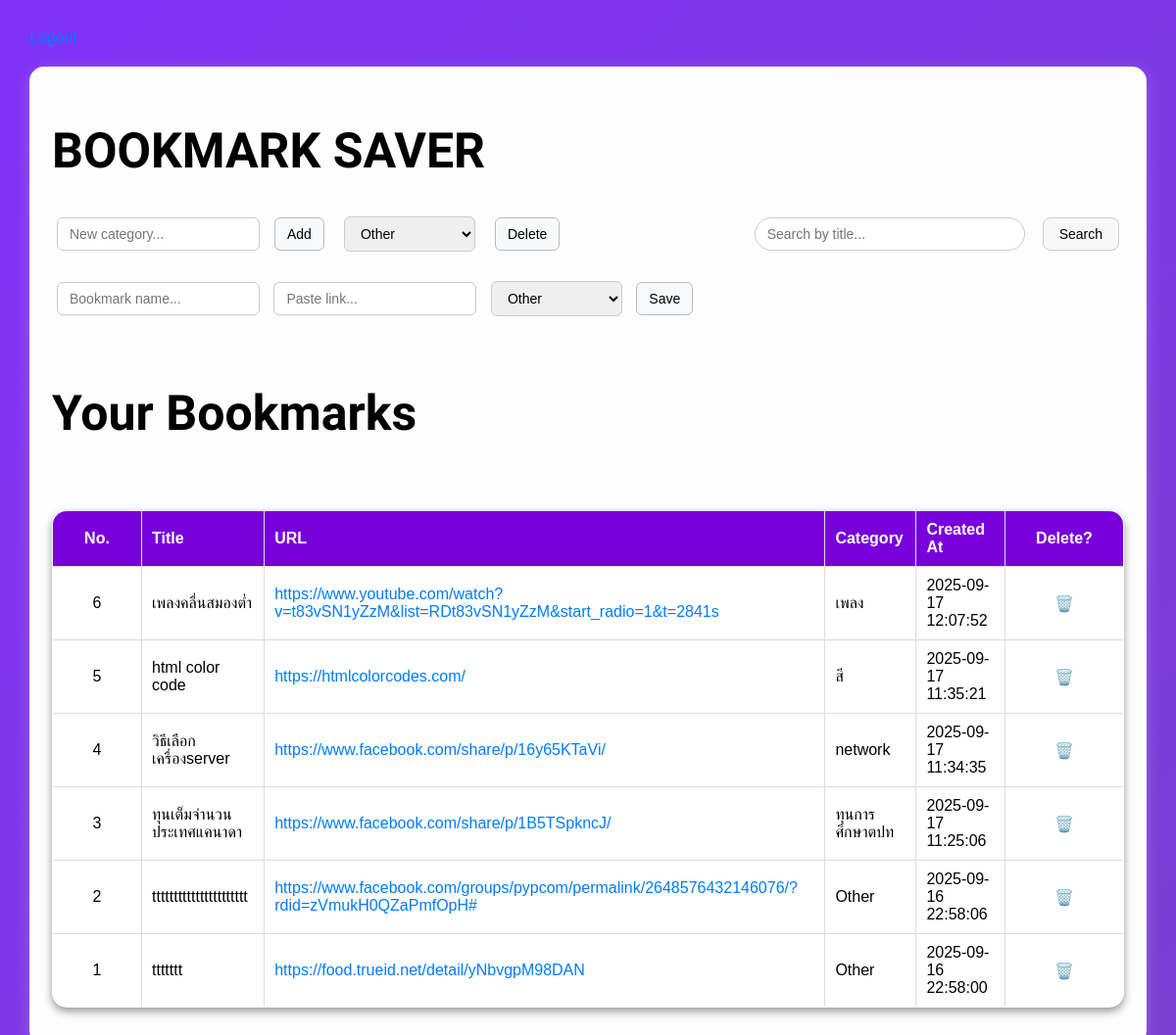
The page / (signed in) on the database its author committed.
### tables this page shows
CREATE TABLE bookmarks (
                        id INTEGER PRIMARY KEY AUTOINCREMENT,
                        title TEXT NOT NULL,
                        url TEXT NOT NULL,
                        category TEXT,
                        created_at TEXT,
                        user_id INTEGER,
                        FOREIGN KEY (user_id) REFERENCES users(id)
                    );

### routes/bookmarks.py (the view, shortened to what this page needs)
@bookmarks_bp.route("/", methods=["GET", "POST"])
@login_required
def index():
    search = request.args.get("search", "")
    with get_connection() as conn:
        c = conn.cursor()
        c.execute("SELECT name FROM categories ORDER BY name")
        categories = [row[0] for row in c.fetchall()]
        if search:
            c.execute("SELECT id, title, url, category, created_at FROM bookmarks WHERE user_id=? AND title  LIKE ? ORDER BY id DESC",
                      (current_user.id,'%' + search + '%',))   #ถ้าเกิดอะไรขึ้นอาจเพราะไอ่นี่แถวนี้
        else:
            c.execute("SELECT id, title, url, category, created_at FROM bookmarks  WHERE user_id=? ORDER BY id DESC",
            (current_user.id,))
        bookmarks = c.fetchall()
    return render_template("index.html", bookmarks=bookmarks, categories=categories, search=search)

### app.py (called while the page is built)
@login_manager.user_loader
def load_user(user_id):
    row = get_user_by_id(user_id)
    if row:
        return User(id=row[0], username=row[1], password_hash=row[2])
    return None

### db.py (called while the page is built)
def get_connection():
    return sqlite3.connect(DB_NAME)

def get_user_by_id(user_id):
    with get_connection() as conn:
        c = conn.cursor()
        c.execute("SELECT id, username, password FROM users WHERE id=?", (user_id,))
        return c.fetchone()

### templates/index.html (shortened to what this page needs)
{% extends "base.html" %}
{% block content %}
<form method="POST">
    <input type="text" name="title" placeholder="Bookmark name..." required>
    <input type="url" name="url" placeholder="Paste link..." required>
    <select name="category">
        {% for cat in categories %}
        <option value="{{ cat }}">{{ cat }}</option>
        {% endfor %}
    </select>
    <button type="submit">Save</button>
</form>
<form method="GET">
<h3 class="logo-font">Your Bookmarks</h3>
<table style="border-radius: 15px">
    <tr>
        <th style="width: 60px;">No.</th>
        <th>Title</th>
        <th>URL</th>
        <th>Category</th>
        <th>Created At</th>
        <th style="width: 100px;">Delete?</th>
    </tr>
    {% for id, title, url, category, created_at in bookmarks %}
    <tr>
        <td>{{ loop.revindex }}</td>
        <td>{{ title }}</td>
        <td><a href="{{ url }}" target="_blank">{{ url }}</a></td>
        <td>{{ category }}</td>
        <td>{{ created_at }}</td>
        <td>
            <a href="javascript:void(0);" onclick="confirmDelete('{{ url_for('bookmarks.delete', bookmark_id=id) }}')">🗑️</a>
        </td>
    </tr>
    {% endfor %}
</table>
{% endblock %}

### templates/base.html (shortened to what this page needs)
<!DOCTYPE html>
<html lang="en">
<head>
    <link rel="stylesheet" href="{{ url_for('static', filename='style.css') }}">
</head>
<body>
        <header>
            {% if current_user.is_authenticated %}
                <a href="{{ url_for('logout') }}">Logout</a>
            {% endif %}
        </header>
     <div class="container">
            <header>
                <h1 class="logo-font"> BOOKMARK SAVER</h1>
                <nav>
                    <div class="nav-left">
                        <form method="POST" action="{{ url_for('categories.add_category') }}">
                            <input type="text" name="new_category" placeholder="New category..." required>
                            <button type="submit">Add</button>
                        </form>
                        <select id="navCategorySelect">
                            {% for cat in categories %}
                            <option value="{{ cat }}">{{ cat }}</option>
                            {% endfor %}
                        </select>
                        <button type="button" onclick="deleteCategoryNav()">Delete</button>
                    </div>
                    <div class="nav-right">
                        <form method="GET" action="{{ url_for('bookmarks.index') }}" class="search-form">
                            <input type="text" name="search" placeholder="Search by title..." value="{{ search }}">
                            <button type="submit">Search</button>
                        </form>
                    </div>
                </nav>
            </header>
    <main>
        {% block content %}{% endblock %}
    </main>
</body>
</html>

### static/style.css (style rules this page uses)
body { font-family: Arial, sans-serif; margin: 30px; background: linear-gradient(135deg, #8132f7,#734cad, #7d5f91); animation: gradientBG 15s ease infinite; background-size: 400% 400%; }
header { margin-bottom: 20px; }
form { margin-bottom: 15px; }
input, select, button { padding: 6px; margin-right: 5px; }
table { border-collapse: collapse; width: 100%; margin-top: 15px; }
th, td { border: 1px solid #ddd; padding: 8px; text-align: center; }
th { background: #f4f4f4; }
a { text-decoration: none; color: blue; }
.logo-font { font-family: 'Bitcount Grid Double', system-ui, sans-serif; font-size: 50px; display: inline-block; animation: bounce 1.2s ease infinite alternate; }
table { width: 100%; border-collapse: collapse; margin-top: 20px; font-family: Arial, sans-serif; border: 1px solid #ddd; border-radius: 0px; overflow: hidden; box-shadow: 0 4px 8px rgba(0, 0, 0, 0.4); }
th, td { border: 1px solid #ddd; padding: 10px; text-align: left; }
th { background-color: #7800db; color: white; }
td { background-color: #ffffff; color: rgb(0, 0, 0); }
a { color: #007BFF; text-decoration: none; }
input[type="text"], input[type="url"], input[type="search"], select, button { padding: 8px 12px; margin: 5px; border: 1px solid #ccc; border-radius: 6px; outline: none; font-size: 14px; transition: all 0.2s ease-in-out; }
button { background-color: #f8f9fa; cursor: pointer; border: 1px solid #bbb; }
table th:first-child, table td:first-child { width: 70px; text-align: center; }
table th:last-child, table td:last-child { width: 100px; text-align: center; }
nav { display: flex; align-items: center; gap: 10px; }
nav form { display: flex; align-items: center; gap: 5px; margin: 0; }

### rows shown on the page
bookmarks: title "เพลงคลื่นสมองต่ำ", url "https://www.youtube.com/watch?v=t83vSN1yZzM&list=RDt83vSN1yZzM&start_radio=1&t=2841s", category "เพลง", created_at "2025-09-17 12:07:52"
bookmarks: title "html color code", url "https://htmlcolorcodes.com/", category "สี", created_at "2025-09-17 11:35:21"
bookmarks: title "วิธีเลือกเครื่องserver", url "https://www.facebook.com/share/p/16y65KTaVi/", category "network", created_at "2025-09-17 11:34:35"
bookmarks: title "ทุนเต็มจำนวนประเทศแคนาดา", url "https://www.facebook.com/share/p/1B5TSpkncJ/", category "ทุนการศึกษาตปท", created_at "2025-09-17 11:25:06"
bookmarks: title "tttttttttttttttttttttt", url "https://www.facebook.com/groups/pypcom/permalink/2648576432146076/?rdid=zVmukH0QZaPmfOpH#", category "Other", created_at "2025-09-16 22:58:06"
bookmarks: title "ttttttt", url "https://food.trueid.net/detail/yNbvgpM98DAN", category "Other", created_at "2025-09-16 22:58:00"

### other values the page prints
form field value "Other"
form field category "Other"
